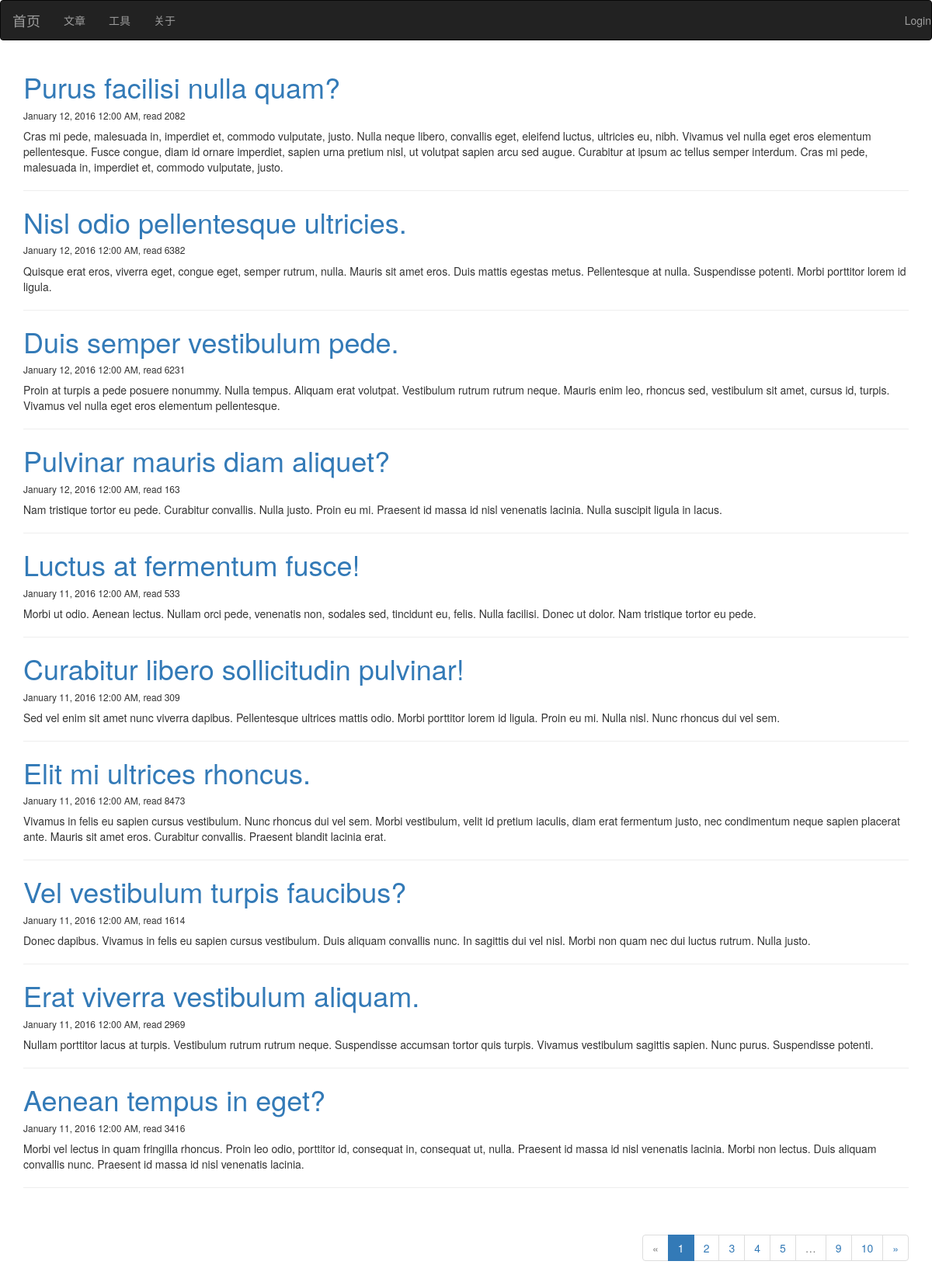
The page / on the database its author committed.
### main.py (models this page shows, shortened)
class Article(db.Model):
    __tablename__ = 'articles'
    id = db.Column(db.Integer, primary_key=True)
    title = db.Column(db.Unicode(128), unique=True, index=True, nullable=True)
    content = db.Column(db.UnicodeText)
    content_size = db.Column(db.Integer)
    time_created = db.Column(db.DateTime, index=True, default=datetime.now())
    time_modified = db.Column(db.DateTime, index=True, default=datetime.now())
    read_count = db.Column(db.Integer)

### main.py (the view)
@app.route('/')
def index():
    page = request.args.get('page', 1, type=int)
    pagination = Article.query.order_by(Article.time_modified.desc()).paginate(
                    page, per_page=app.config['TEABLOG_ARTICLES_PER_PAGE'], error_out=True)
    articles = pagination.items
    return render_template('index.html', articles=articles, pagination=pagination)

### templates/index.html (shortened to what this page needs)
{% extends 'base.html' %}
{% import '_macros.html' as macros %}
{% block page_content %}
{% for article in articles %}
<div class="post">
	<h1 class="post-title"><a href="{{ url_for('article', id=article.id) }}">{{ article.title }}</a></h1>
    <p class="date"><h6>{{ moment(article.time_modified).format('LLL') }}, read {{ article.read_count }}</h6></p>
	<div class="post_body">{{ article.content }}</div>
    <hr>
</div>
{% endfor %}
{% if pagination %}
<div class="pagination pull-right">
    {{ macros.pagination_widget(pagination, 'index') }}
</div>
{% endif %}
{% endblock %}

### rows shown on the page
Article: title "Purus facilisi nulla quam?", time_modified "January 12, 2016 12:00 AM", read_count "2082", content "Cras mi pede, malesuada in, imperdiet et, commodo vulputate, justo. Nulla neque libero, convallis eget, eleifend luctus, ultricies eu, nibh. Vivamus vel nulla eget eros elementum pellentesque. Fusce congue, diam id ornare imperdiet, sapien urna pretium nisl, ut volutpat sapien arcu sed augue. Curabitur at ipsum ac tellus semper interdum. Cras mi pede, malesuada in, imperdiet et, commodo vulputate, justo."
Article: title "Nisl odio pellentesque ultricies.", time_modified "January 12, 2016 12:00 AM", read_count "6382", content "Quisque erat eros, viverra eget, congue eget, semper rutrum, nulla. Mauris sit amet eros. Duis mattis egestas metus. Pellentesque at nulla. Suspendisse potenti. Morbi porttitor lorem id ligula."
Article: title "Duis semper vestibulum pede.", time_modified "January 12, 2016 12:00 AM", read_count "6231", content "Proin at turpis a pede posuere nonummy. Nulla tempus. Aliquam erat volutpat. Vestibulum rutrum rutrum neque. Mauris enim leo, rhoncus sed, vestibulum sit amet, cursus id, turpis. Vivamus vel nulla eget eros elementum pellentesque."
Article: title "Pulvinar mauris diam aliquet?", time_modified "January 12, 2016 12:00 AM", read_count "163", content "Nam tristique tortor eu pede. Curabitur convallis. Nulla justo. Proin eu mi. Praesent id massa id nisl venenatis lacinia. Nulla suscipit ligula in lacus."
Article: title "Luctus at fermentum fusce!", time_modified "January 11, 2016 12:00 AM", read_count "533", content "Morbi ut odio. Aenean lectus. Nullam orci pede, venenatis non, sodales sed, tincidunt eu, felis. Nulla facilisi. Donec ut dolor. Nam tristique tortor eu pede."
Article: title "Curabitur libero sollicitudin pulvinar!", time_modified "January 11, 2016 12:00 AM", read_count "309", content "Sed vel enim sit amet nunc viverra dapibus. Pellentesque ultrices mattis odio. Morbi porttitor lorem id ligula. Proin eu mi. Nulla nisl. Nunc rhoncus dui vel sem."
Article: title "Elit mi ultrices rhoncus.", time_modified "January 11, 2016 12:00 AM", read_count "8473", content "Vivamus in felis eu sapien cursus vestibulum. Nunc rhoncus dui vel sem. Morbi vestibulum, velit id pretium iaculis, diam erat fermentum justo, nec condimentum neque sapien placerat ante. Mauris sit amet eros. Curabitur convallis. Praesent blandit lacinia erat."
Article: title "Vel vestibulum turpis faucibus?", time_modified "January 11, 2016 12:00 AM", read_count "1614", content "Donec dapibus. Vivamus in felis eu sapien cursus vestibulum. Duis aliquam convallis nunc. In sagittis dui vel nisl. Morbi non quam nec dui luctus rutrum. Nulla justo."
Article: title "Erat viverra vestibulum aliquam.", time_modified "January 11, 2016 12:00 AM", read_count "2969", content "Nullam porttitor lacus at turpis. Vestibulum rutrum rutrum neque. Suspendisse accumsan tortor quis turpis. Vivamus vestibulum sagittis sapien. Nunc purus. Suspendisse potenti."
Article: title "Aenean tempus in eget?", time_modified "January 11, 2016 12:00 AM", read_count "3416", content "Morbi vel lectus in quam fringilla rhoncus. Proin leo odio, porttitor id, consequat in, consequat ut, nulla. Praesent id massa id nisl venenatis lacinia. Morbi non lectus. Duis aliquam convallis nunc. Praesent id massa id nisl venenatis lacinia."

### other values the page prints
{{ p }} "1"
{{ p }} "2" "3" "4" "5" "9" "10"
